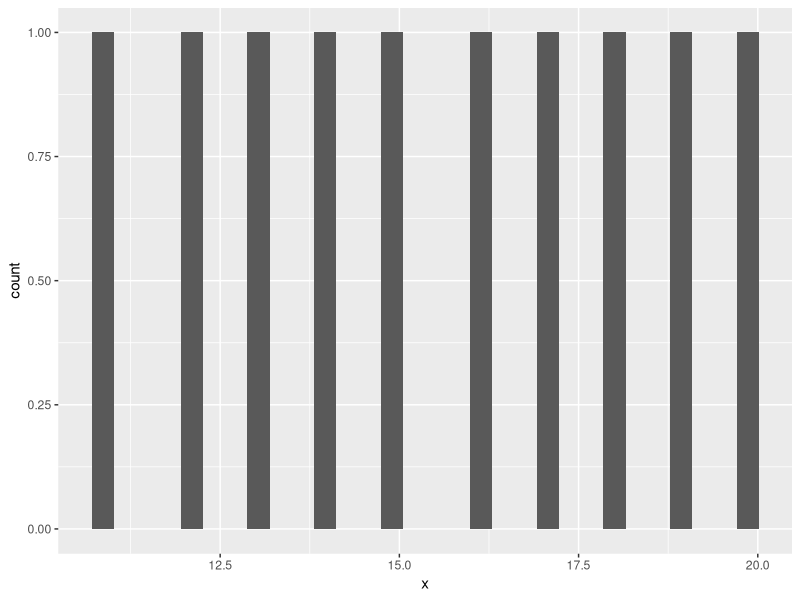
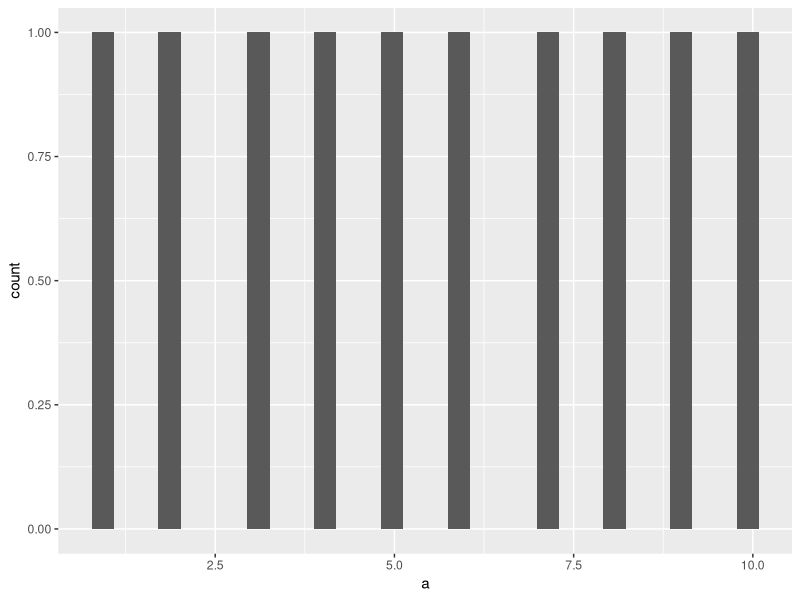
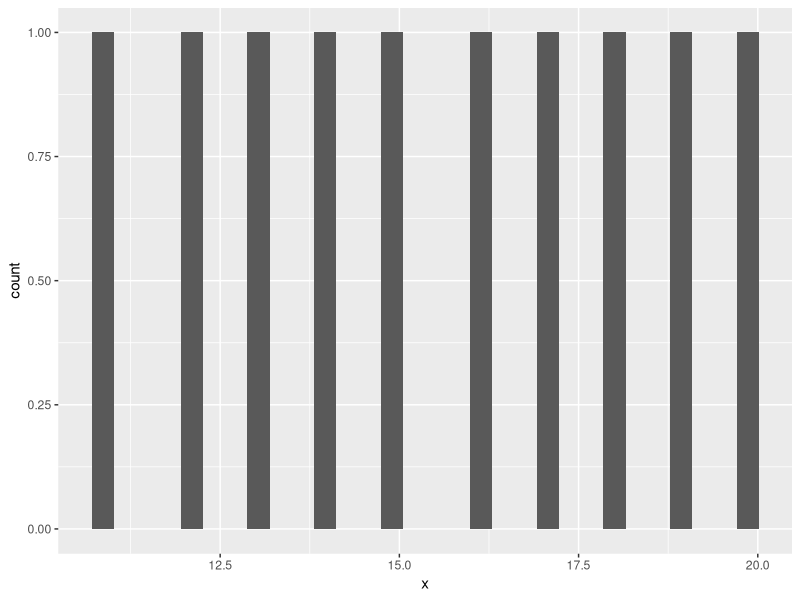

The R script that drew these images, in order:
## ---- chunk 1
rm(list = ls())
## ---- chunk 2
### A custom plotting function

## ---- chunk 3
library(tidyverse)
library(rlang)
## ---- chunk 4
# First attempt: create a function that plots a histogram,
# taking a variable name as input
## ---- chunk 5
tidy_histogram <- function(.data, x) {
  .data %>%
    ggplot(aes(x = x)) +
    geom_histogram()
}
## ---- chunk 6
# Would that work?
## ---- chunk 7
data <- tibble(a = 1:10)

try(print(
  data %>%
    tidy_histogram(a)
))

try(print(
  data %>%
    tidy_histogram("a")
))
## ---- chunk 8
# No, the function is looking for a variable named x,
# no matter what we pass in:
## ---- chunk 9
data <- tibble(a = 1:10, x = 11:20)

data %>%
  tidy_histogram(a)
## ---- chunk 10
# Solution: quote-unquote
## ---- chunk 11
tidy_histogram <- function(.data, x) {
  # Treat the argument as a variable name
  expr <- enquo(x)

  .data %>%
    # Tell ggplot2 that expr *contains* the name of the variable,
    # instead of expecting a variable named `expr`
    ggplot(aes(x = !!expr)) +
    geom_histogram()
}

data %>%
  tidy_histogram(a)

data %>%
  tidy_histogram(x)

try(print(
  data %>%
    tidy_histogram(y)
))
## ---- chunk 12
# This requires tidyeval support from the function that is called!
## ---- chunk 13
aes
## ---- chunk 14
# Exercises
## ---- chunk 15

## ---- chunk 16
# mutate_map_dbl() function
## ---- chunk 17
mutate_map_dbl <- function(.data, col, expr) {
  quo <- enquo(col)

  .data %>%
    mutate(new_column = map_dbl(!!quo, expr))
}

iris_nested <-
  iris %>%
  nest(-Species)

iris_nested %>%
  mutate_map_dbl(data, ~ mean(.$Petal.Width))
